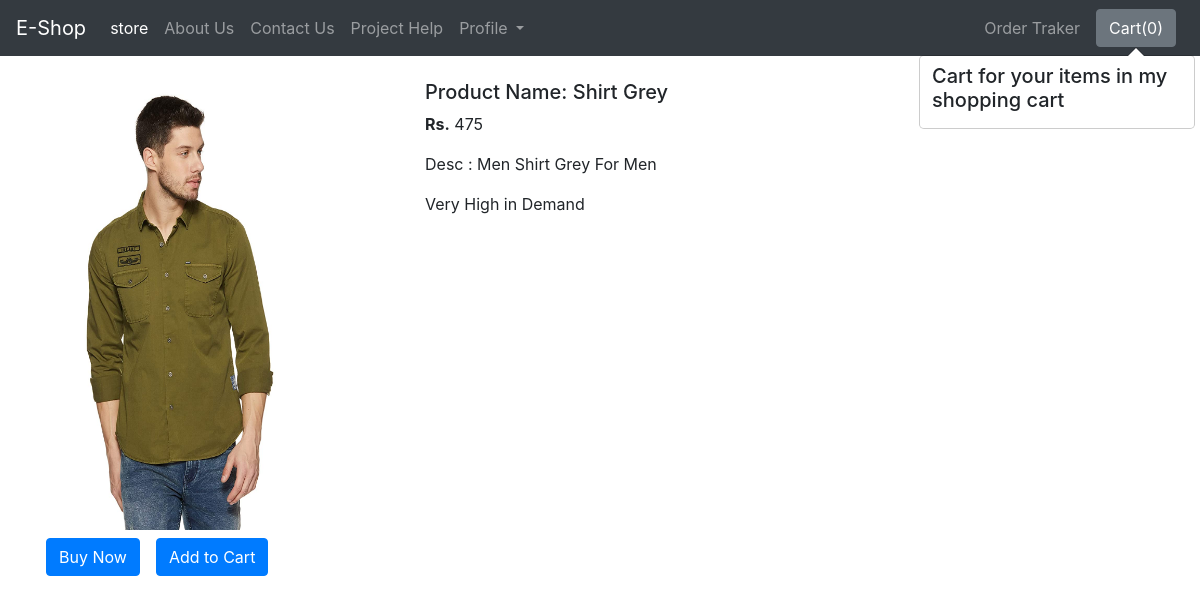
/productview/4, run on the app's committed database.
### store/models.py (models this page shows)
class Image(models.Model):
    title = models.CharField(max_length=100)
    description = models.TextField(default="")
    price = models.IntegerField(default=0)
    image = models.ImageField(upload_to='images',default="")
    cat = models.ForeignKey(Category,on_delete=models.CASCADE)
    def __str__(self):
        return self.title

### store/views.py (the view)
# urls.py: path('productview/<int:id>',views.productview,name="productview"),
def productview(request,id):
    product = Image.objects.get(id = id)
    print(product)
    data={'product':product}
    return render(request,"productview.html",data)

### store/templates/productview.html (shortened to what this page needs)
{% extends 'navbar.html' %}
{% block body %}
    <div class="container my-4">
        <div class="row">
            <div class="col-md-4">
              <div class="row">
                <img src="/media/{{product.image}}" width="300px" height="450px" alt="...">
              </div>
              <div class="row">
                <button class="btn btn-primary mx-3 mt-2">Buy Now </button>
                <button id="cart" class="btn btn-primary mt-2">Add to Cart </button>
              </div>
            </div>
        <div class="col-md-8">
            <h5>Product Name: {{product.title}}</h5>
            <p><b>Rs.</b> {{product.price}}</p>
            <p>Desc : {{product.description}}</p>
            <marquee>Very High in Demand</marquee>
        </div>
      </div>
    </div>
{% endblock %}

### data on the page
Image: image (picture), title "Shirt Grey", price "475", description "Men Shirt Grey For Men"
